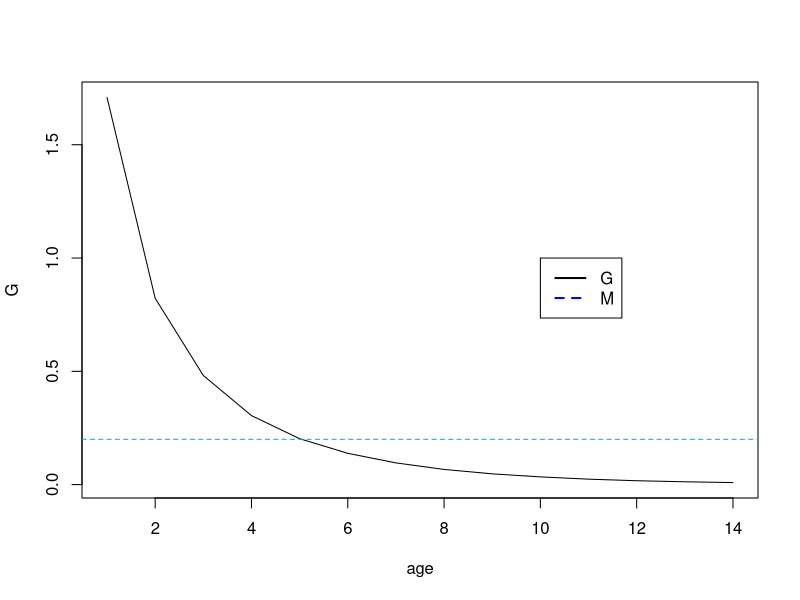
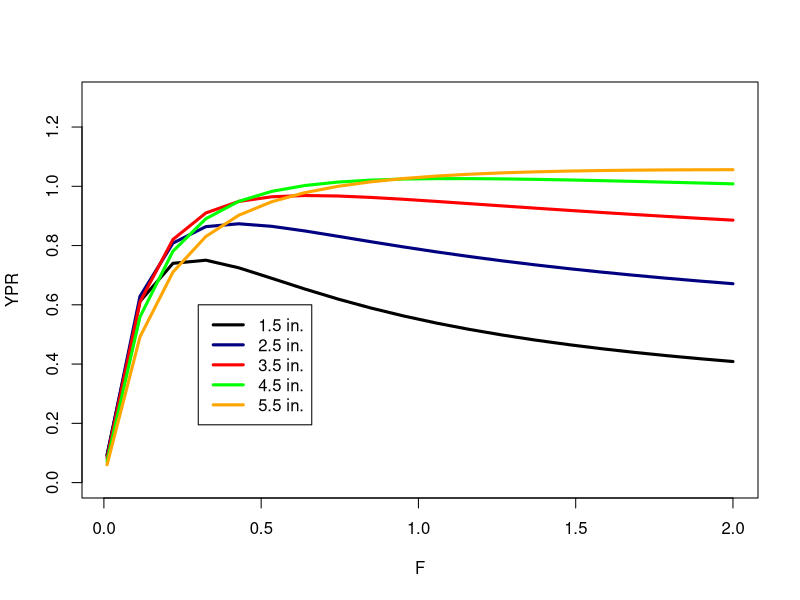

Write the R code that produced these figures, in order. (Note: this script raises an error after producing the figures.)
#Script to do lab 7 modified by JRB 3-31-20
{
#********************Read in data
mat<-read.delim("matsched.txt");
Sdat<-read.delim("Sel.txt");

# pull out or calculate values needed for YPR and SSBR
M <- 0.2; #from Gabriel et al.
mass <- mat[,3]; #returns mass at age near start of year
#calculate mass at harvest
massh<-c((mass[1:14]+mass[2:15])/2, mass[15]);  #updated some calcs to avoid loops

#*****************/Critical age stuff
#Instantaneous growth rates (to evaluate critical age)
G<-log(mass[2:15]/mass[1:14]);

# Based on this G<M sometime during age-5 but given use of constant massh
#   it would be slightly after harvest, so ypr would increase with F on ages over 6 but 
#   decrease with F on ages under 6 
# Plot G vs age with M as dashed ref line
age<-1:14;
plot(G~age,type="l", lty=1); 
abline(h=0.2,col=4,lty=2);
legend(x= 10.0 , y= 1.0, c("G", "M"), col=c("black","blue"), lty=c(1,2),lwd=2);


#********************YPR function
#arguments are Fval = fully selected F, Sv = selectivity at age, M is natural morality rate, and mh=mass at age for harvest
YPRf <-function(Fval,Sv,M,mh){
  maxa <-length(Sv); #set maxa to equal the number of ages based on length of selectivity vectore
  Nv <- numeric(maxa); #create vector with length or maxa
  Fv <-Fval*Sv;  #calculate F at age 
  Zv <- Fv+M;   #calculate Z at age 
  Nv[1]=1;  #per recruit calculation so start with 1 recruit
  for (i in 2:maxa) Nv[i] <- Nv[i-1]*exp(-Zv[i-1]);   #Analytical solution for exponential mortality diffeq
  Cv <- (Fv/Zv)*Nv*(1-exp(-Zv));   #Baranov catch equation-catch by age per recruit
  Yv <- Cv*mh;
  sum(Yv); #return YPR
}

#********************Calculate YPR for each mesh for range of fully selected F
YPR_res<-matrix(nrow=20,ncol=6);
out<-0;
#This is currently set to go to F=2.0 
# to determine shape and useful range to plot
for (Fval in seq(from=0.01, to=2.0, length.out=20)){
  out<-out+1; 
  YPR_res[out,1]<-Fval;
  for (seli in 2:6){
       YPR_res[out,seli] <-  YPRf(Fval,Sdat[,seli],M, massh);
  }
}


colnames(YPR_res)<-(c("F","m1.5in","m2.5in","m3.5in", "m4.5in", "m5.5in"));
YPR_res<-as.data.frame(YPR_res);
YPR_res;

#plot YPR versus Fully selected F for the selected selectivity vector
plot(YPR_res$m1.5in~YPR_res$F,col="black", xlab="F",ylab="YPR",ylim=c(0,1.3),type="l", lwd=3) ;
lines(YPR_res$m2.5in~YPR_res$F, col="navy", lwd=3) ;
lines(YPR_res$m3.5in~YPR_res$F, col="red", lwd=3) ;
lines(YPR_res$m4.5in~YPR_res$F, col="green",lwd=3);
lines(YPR_res$m5.5in~YPR_res$F, col="orange",lwd=3) ; 
legend(x= 0.3 , y= .6 , c("1.5 in.", "2.5 in.", "3.5 in.", "4.5 in.", "5.5 in."), 
       col=c("black","navy","red","green","orange"), lty=c(1,1,1,1,1),lwd=3);


#******************************SSBR function 
SSBRf<-function(Fval,Sv,M,mass,Pmat){
  maxa<-length(Sv);
  SSBv <-numeric(maxa);
  Nv <- numeric(maxa);  #See comment below for why this is duplicated
  
  Fv <-Fval*Sv; # We already did Fv, Zv, Nv but I am duplicating since you would need these in function if you pass it selectivity and fully selected F
  Zv <- Fv+M;
  Nv[1]=1;
  for (i in 2:maxa) Nv[i] <- Nv[i-1]*exp(-Zv[i-1]);   #Analytical solution for exponential mortality diffeq
  Nsp <- Nv*exp(-0.2*Fv-0.167*M); 
  SSBv <- Nsp*mass*Pmat;
  sum(SSBv);
}


#********************Calculate SSBR for each mesh for range of fully selected F
SSBR_res<-matrix(nrow=20,ncol=6);
out<-0;
for (Fval in seq(from=0.01, to=2, length.out=20)){
  out<-out+1 ;
  SSBR_res[out,1]<-Fval;
  for (seli in 2:6){
  SSBR_res[out,seli] <-  SSBRf(Fval,Sdat[,seli],M, mass, Pmat);
}
}

colnames(SSBR_res)<-(c("F","m1.5in","m2.5in","m3.5in", "m4.5in", "m5.5in"));
SSBR_res<-as.data.frame(SSBR_res);
SSBR_res;

#plot SSBR versus Fully selected F for the selected selectivity vector
plot(SSBR_res$m1.5in~SSBR_res$F,col="black", xlab="F",ylab="SSBR",ylim=c(0,10.0),type="l", lwd=3) ;
lines(SSBR_res$m2.5in~SSBR_res$F, col="navy", lwd=3); 
lines(SSBR_res$m3.5in~SSBR_res$F, col="red", lwd=3); 
lines(SSBR_res$m4.5in~SSBR_res$F, col="green",lwd=3);
lines(SSBR_res$m5.5in~SSBR_res$F, col="orange",lwd=3)   
legend(x= 1 , y= 8 , c("1.5 in.", "2.5 in.", "3.5 in.", "4.5 in.", "5.5 in."), 
       col=c("black","navy","red","green","orange"), lty=c(1,1,1,1,1),lwd=3);

#Reference point results --- Fmax ***************************************
Fmax_res<-matrix(nrow=5,ncol=4);
#Find Fmax for 5 mesh sizes
#We use the optimize function search within the interval 0,2.5 for the value of Fval that maximizes the YPRf function given the other parameters for YPRf that we pass
#The first argument to YPRf has to be the parameter that we are seeking to optimize for
for (i in 2:6){
Fmax_res[i-1,1]<-i-0.5; #mesh size
Fmax_res[i-1,2];
tmp<-optimize(YPRf, interval=c(0,2.5),Sv=Sdat[,i],M=0.2,mh=massh, maximum=T);  #Fmax for 1.5 mesh size
Fmax_res[i-1,2]<-tmp$max; #Fmax
Fmax_res[i-1,3]<-tmp$objective; #ypr at Fmax
Fmax_res[i-1,4]<-SSBRf(Fmax_res[i-1,2],Sdat[,i],M, mass, Pmat);
}

#label and clean up Fmax results
Fmax_res<-as.data.frame(Fmax_res);
colnames(Fmax_res)<-c("Mesh", "Fmax", "YPR", "SSBR");
Fmax_res<-format(Fmax_res,digits=3);
write.table(Fmax_res,row.names=F,quote=F);


#Reference point results --- F0.1 ***************************************
#Finite difference function to approx deriv of YPR w/ respect to F
DerYPR <- function(Fval,Sv,M,mh,delF){
  YPR1 <- YPRf(Fval,Sv,M,mh); #calculate YPR for Fval
  YPR2 <- YPRf(Fval+delF,Sv,M,mh); #Calculate YPR for Fval+delF
  (YPR2-YPR1)/delF; #return der YPR with respect to Fval using finite forward difference approx
}
#Modified version of deriv function that calulates squared dev from from target
devDer <- function(Fval,Sv,M,mh,delF,targder){
  YPR1 <- YPRf(Fval,Sv,M,mh); #calculate YPR for Fval
  YPR2 <- YPRf(Fval+delF,Sv,M,mh); #Calculate YPR for Fval+delF
  ((YPR2-YPR1)/delF - targder)^2; #return sq dev between der and target der
}

F01_res<-matrix(nrow=5,ncol=4);
for (i in 2:6){
  F01_res[i-1,1]<-i-0.5; #mesh size
  targd <- DerYPR(0,Sv=Sdat[,i],M,massh,0.0001)*0.1; 
  # note in next line the search goes up to Fmax but not beyond
  F01_res[i-1,2]<-optimize(devDer, interval=c(0,Fmax_res[i-1,"Fmax"]),Sv=Sdat[,i],
                           M=0.2,mh=massh,delF=0.0001,targder=targd)$minimum; #F0.1
  F01_res[i-1,3]<-YPRf(F01_res[i-1,2],Sv=Sdat[,i],M=M,mh=massh); #YPR at F0.1
  F01_res[i-1,4]<-SSBRf(Fval=F01_res[i-1,2],Sv=Sdat[,i],M=M,mass=mass,Pmat=Pmat); #SSBR at F0.1
}

#label and clean up F0.1 results;
Fmax_res<-as.data.frame(Fmax_res);
colnames(F01_res)<-c("Mesh", "F_0.1", "YPR", "SSBR");
F01_res<-as.data.frame(F01_res);
F01_res<-format(F01_res,digits=3);
write.table(F01_res,row.names=F,quote=F);

#Reference point results --- FX% ***************************************

#devSSBR modified from SSBRf to return the squared deviation in SSBR (for Fval) versus a specified target value
devSSBR<-function(Fval,Sv,M,mass,Pmat,tarSSBR){
  (SSBRf(Fval,Sv,M,mass,Pmat)-tarSSBR)^2;
}

#Calculate SSBR at F=0 targets for 35% and 50%
SSBR0<-SSBRf(0,Sdat[,2],M,mass,Pmat); #Spawning stock biomass/R with no fishing
SSBR35<-SSBR0*.35; #35% of unfished spawning stock biomass/R 
SSBR50<-SSBR0*.5; #50% of unfished spawning stock biomass/R

F35_res<-matrix(nrow=5,ncol=4);
F50_res<-matrix(nrow=5,ncol=4);
for (i in 2:6){
F35_res[i-1,1]<-i-0.5;
F50_res[i-1,1]<-i-0.5;
F35_res[i-1,2]<-optimize(devSSBR, interval=c(0,2),Sv=Sdat[,i],M=0.2,mass=mass,Pmat=Pmat,tarSSBR=SSBR35)$minimum ;
F50_res[i-1,2]<-optimize(devSSBR, interval=c(0,2),Sv=Sdat[,i],M=0.2,mass=mass,Pmat=Pmat,tarSSBR=SSBR50)$minimum ;
F35_res[i-1,3]<-YPRf(Fval=F35_res[i-1,2],Sv=Sdat[,i],M=0.2,mh=massh);
F50_res[i-1,3]<-YPRf(Fval=F50_res[i-1,2],Sv=Sdat[,i],M=0.2,mh=massh);
F35_res[i-1,4]<-SSBRf(Fval=F35_res[i-1,2],Sv=Sdat[,i],M=0.2,mass=mass,Pmat=Pmat);
F50_res[i-1,4]<-SSBRf(Fval=F50_res[i-1,2],Sv=Sdat[,i],M=0.2,mass=mass,Pmat=Pmat);
}
 
#label and clean up F35% results
colnames(F35_res)<-c("Mesh", "F35%", "YPR", "SSBR");
F35_res<-as.data.frame(F35_res);
F35_res<-format(F35_res,digits=3);
write.table(F35_res,row.names=F,quote=F);

#label and clean up F50% results
colnames(F50_res)<-c("Mesh", "F50%", "YPR", "SSBR");
F50_res<-as.data.frame(F50_res);
F50_res<-format(F50_res,digits=3);
write.table(F50_res,row.names=F,quote=F);

}










